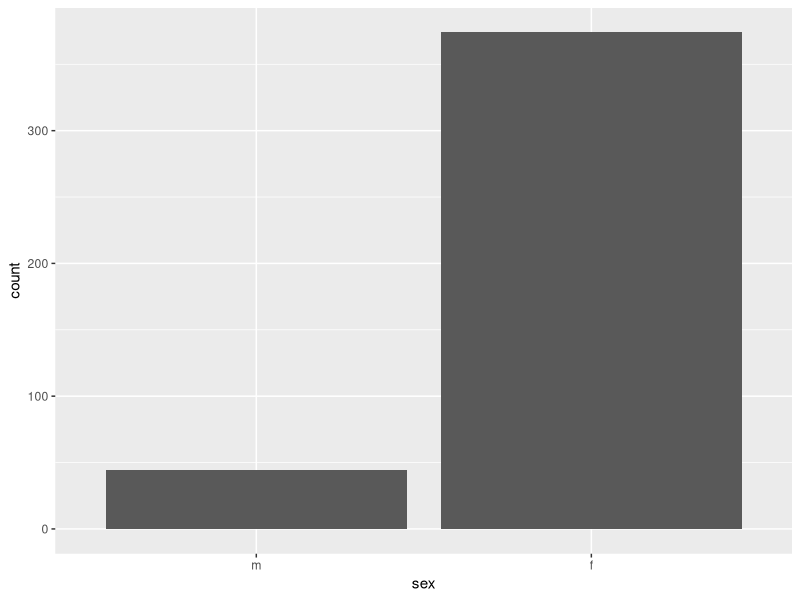
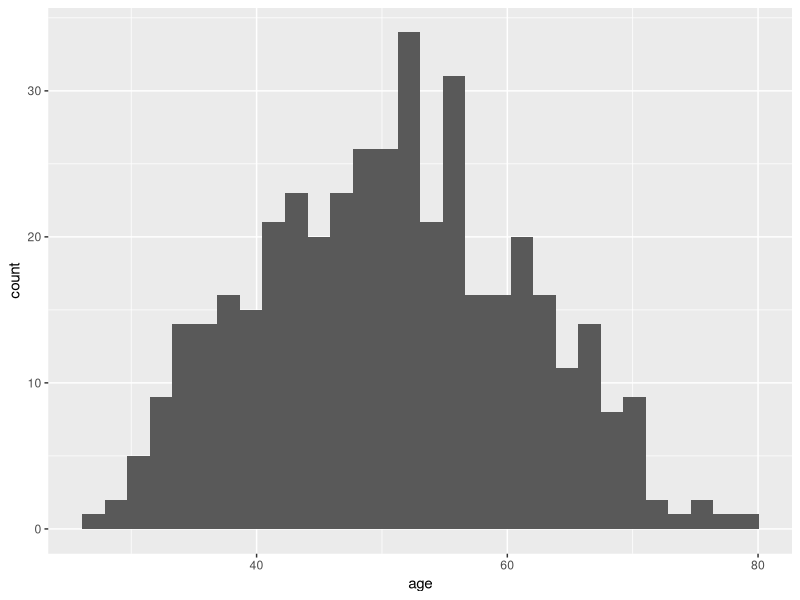
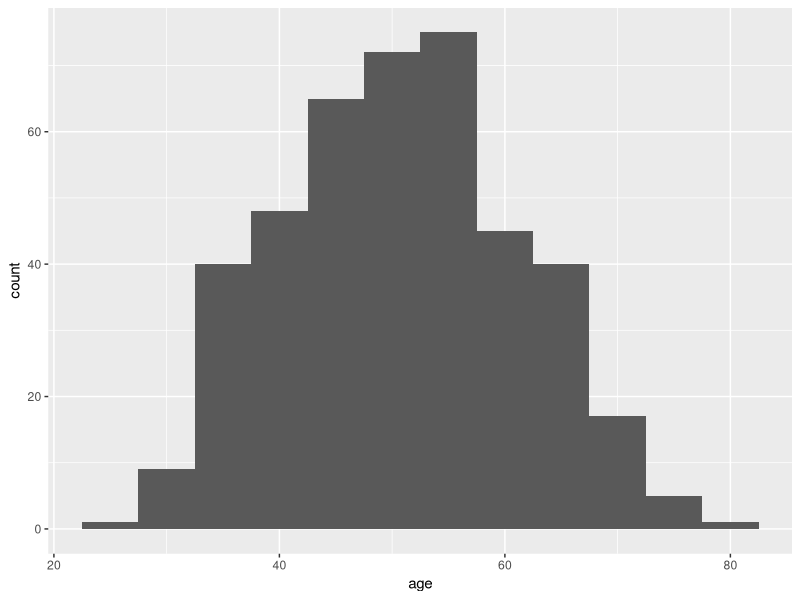
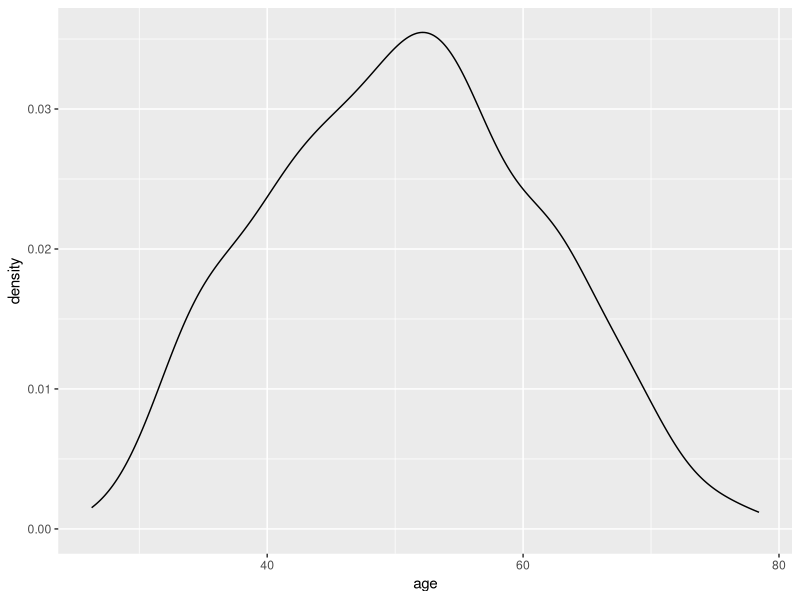
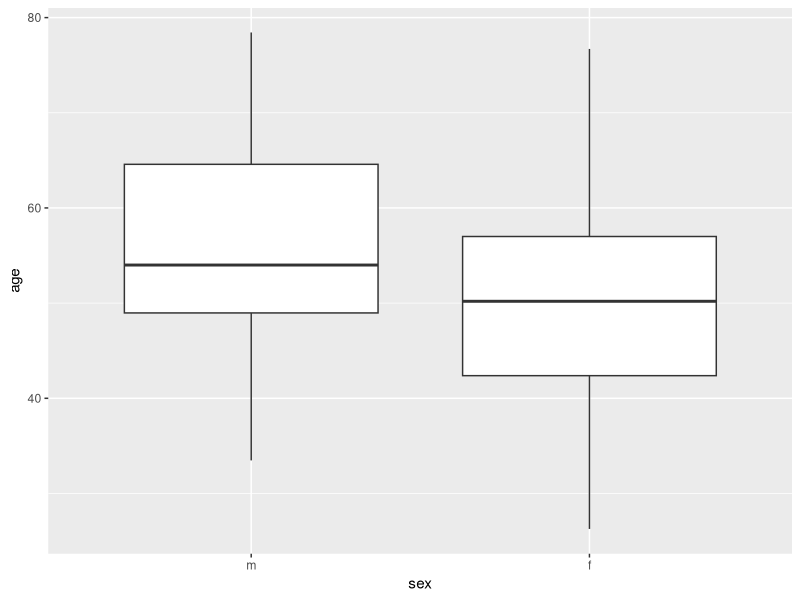
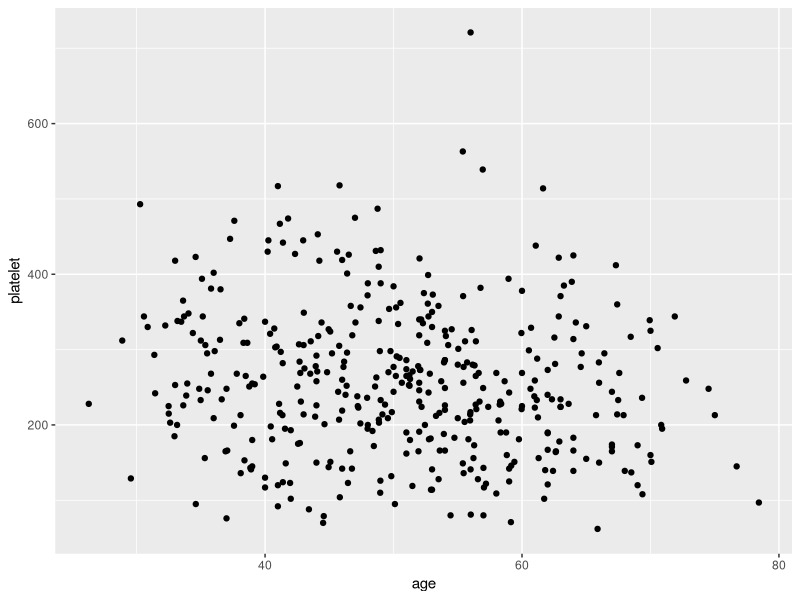
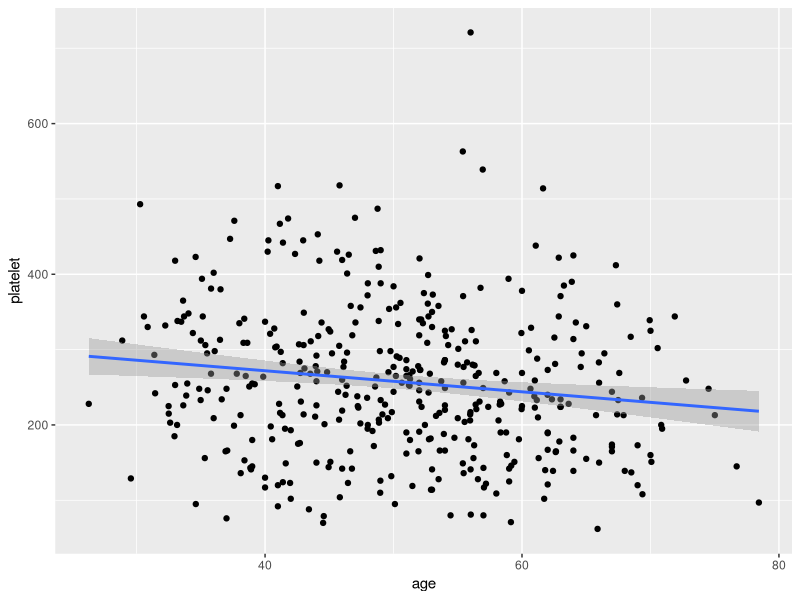
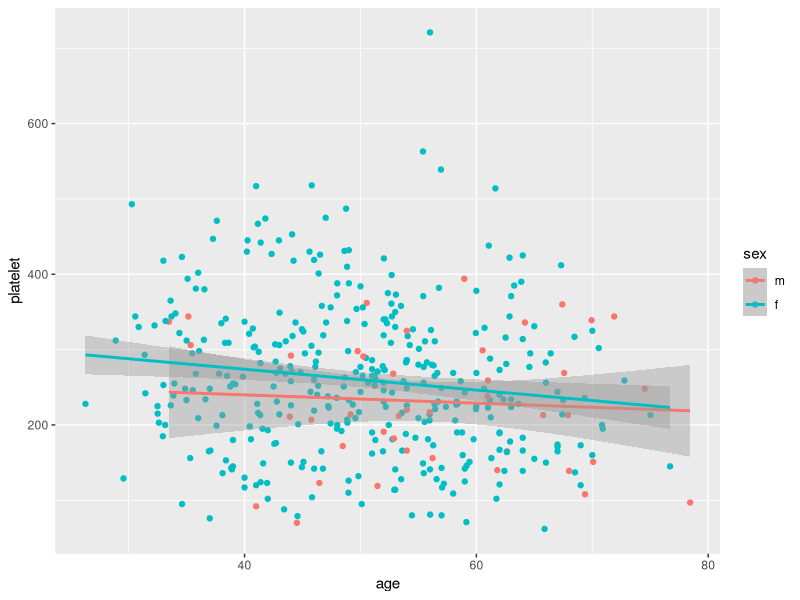

These figures' R source, in order:
## ---- chunk 1
library(survival)
library(tidyverse)
## ---- chunk 2
getwd()
## ---- chunk 3
img_path = "../images"
dir.create(img_path)
## ---- chunk 4
age_count = pbc %>% group_by(sex) %>% summarize(age_cnt = length(age))
age_count
## ---- chunk 5
ggplot(pbc, aes(x=sex)) + geom_bar()
## ---- chunk 6
ggplot(pbc, aes(x=age)) + geom_histogram()
## ---- chunk 7
ggplot(pbc, aes(x=age)) + geom_histogram(binwidth=5)
## ---- chunk 8
ggplot(pbc, aes(age)) + geom_density()
## ---- chunk 9
ggplot(pbc, aes(x= sex, y=age)) + geom_boxplot()
## ---- chunk 10
ggplot(pbc, aes(x = age, y = platelet)) + geom_point()
## ---- chunk 11
ggplot(pbc, aes(x = age, y = platelet)) + geom_point() + geom_smooth(method=lm)
## ---- chunk 12
ggplot(pbc, aes(x=age, y=platelet, color=sex)) + geom_point() + geom_smooth(method=lm)
## ---- chunk 13
ggplot(pbc, aes(x=age, y=platelet)) + geom_point() + geom_smooth(method = lm) + facet_wrap(vars(sex), nrow=1)
## ---- chunk 14
pbc_long <- pbc %>% select(id,sex,bili:platelet) %>% gather(key, value, -sex, -id)
pbc_long
## ---- chunk 15
ggplot(pbc_long , aes(value)) + geom_density() + facet_wrap(vars(key), scales = "free") 
## ---- chunk 16
ggsave(file.path(img_path, "facet_density.png"))
